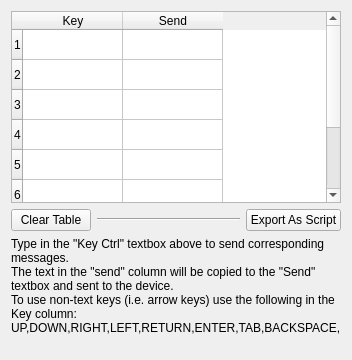
      <widget class="QWidget" name="keyboard">
       <attribute name="title">
        <string>Keyboard</string>
       </attribute>
       <layout class="QGridLayout" name="gridLayout_11">
        <item row="3" column="0" colspan="4">
         <widget class="QLabel" name="label_19">
          <property name="text">
           <string>&lt;html&gt;&lt;head/&gt;&lt;body&gt;&lt;p&gt;Type in the &amp;quot;Key Ctrl&amp;quot; textbox above to send corresponding messages.&lt;br/&gt;The text in the &amp;quot;send&amp;quot; column will be copied to the &amp;quot;Send&amp;quot; textbox and sent to the device.&lt;br/&gt;To use non-text keys (i.e. arrow keys) use the following in the Key column:&lt;br/&gt;UP,DOWN,RIGHT,LEFT,RETURN,ENTER,TAB,BACKSPACE,&lt;br/&gt;&lt;/p&gt;&lt;/body&gt;&lt;/html&gt;</string>
          </property>
          <property name="wordWrap">
           <bool>true</bool>
          </property>
         </widget>
        </item>
        <item row="1" column="0">
         <widget class="QPushButton" name="pushButton_clear_table">
          <property name="sizePolicy">
           <sizepolicy hsizetype="Maximum" vsizetype="Fixed">
            <horstretch>0</horstretch>
            <verstretch>0</verstretch>
           </sizepolicy>
          </property>
          <property name="text">
           <string>Clear Table</string>
          </property>
         </widget>
        </item>
        <item row="0" column="0" colspan="4">
         <widget class="QTableWidget" name="tableWidget_keys">
          <property name="sizePolicy">
           <sizepolicy hsizetype="Minimum" vsizetype="Expanding">
            <horstretch>0</horstretch>
            <verstretch>0</verstretch>
           </sizepolicy>
          </property>
          <row>
           <property name="text">
            <string>1</string>
           </property>
          </row>
          <row>
           <property name="text">
            <string>2</string>
           </property>
          </row>
          <row>
           <property name="text">
            <string>3</string>
           </property>
          </row>
          <row>
           <property name="text">
            <string>4</string>
           </property>
          </row>
          <row>
           <property name="text">
            <string>5</string>
           </property>
          </row>
          <row>
           <property name="text">
            <string>6</string>
           </property>
          </row>
          <row>
           <property name="text">
            <string>7</string>
           </property>
          </row>
          <row>
           <property name="text">
            <string>8</string>
           </property>
          </row>
          <column>
           <property name="text">
            <string>Key</string>
           </property>
          </column>
          <column>
           <property name="text">
            <string>Send</string>
           </property>
          </column>
         </widget>
        </item>
        <item row="1" column="3">
         <widget class="QPushButton" name="pushButton_export_script">
          <property name="sizePolicy">
           <sizepolicy hsizetype="Maximum" vsizetype="Fixed">
            <horstretch>0</horstretch>
            <verstretch>0</verstretch>
           </sizepolicy>
          </property>
          <property name="text">
           <string>Export As Script</string>
          </property>
         </widget>
        </item>
        <item row="1" column="1" colspan="2">
         <widget class="Line" name="line_6">
          <property name="orientation">
           <enum>Qt::Horizontal</enum>
          </property>
         </widget>
        </item>
       </layout>
      </widget>
